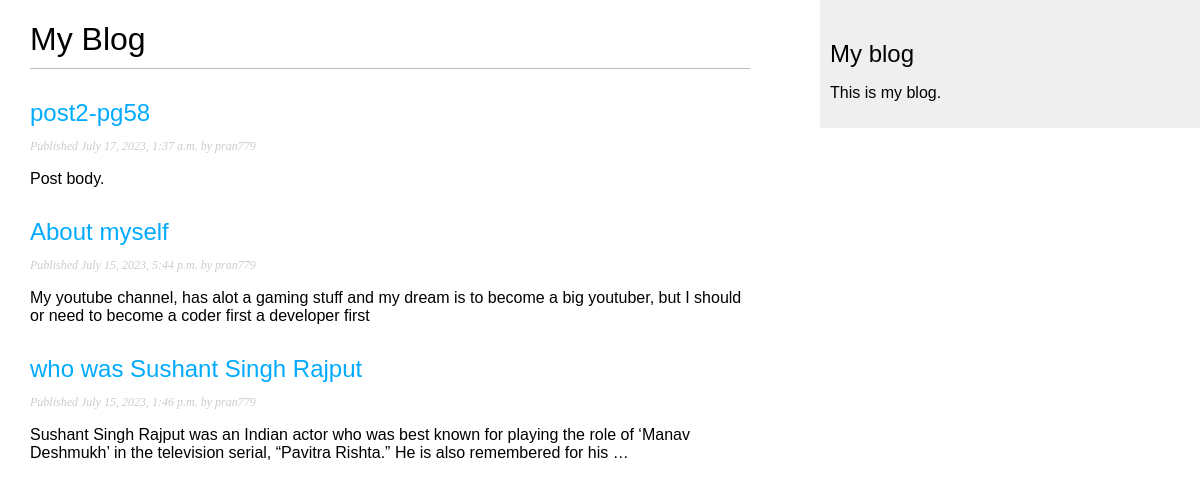
Screenshot of /blog/ with the database file from the repository.
### blog/models.py (models this page shows, shortened)
class Post(models.Model):
    class Status(models.TextChoices):
        DRAFT = 'DF', 'Draft'
        PUBLISHED = 'PB', 'Published'
    title = models.CharField(max_length=250)
    slug = models.SlugField(max_length=250)
    author = models.ForeignKey(User,
                               on_delete=models.CASCADE,
                               related_name='blog_posts')
    body = models.TextField()
    publish = models.DateTimeField(default=timezone.now)
    created = models.DateTimeField(auto_now_add=True)
    updated = models.DateTimeField(auto_now=True)
    status = models.CharField(max_length=2,
                              choices=Status.choices,
                              default=Status.DRAFT)
    objects = models.Manager()  # The default manager.
    published = PublishedManager()  # Our custom manager.
    class Meta:
        ordering = ['-publish']
        indexes = [
            models.Index(fields=['-publish']),
        ]

### blog/views.py (the view)
# urls.py: path('', views.post_list, name='post_list'),
def post_list(request):
    posts = Post.published.all()
    return render(request,
                  'blog/post/list.html',
                  {'posts': posts})

### blog/models.py (called while the page is built)
    def get_queryset(self):
        return super().get_queryset()\
            .filter(status=Post.Status.PUBLISHED)

### blog/templates/blog/post/list.html (shortened to what this page needs)
{% extends "blog/base.html" %}
{% block content %}
    <h1>My Blog</h1>
    {% for post in posts %}
        <h2>
            <a href="{% url 'blog:post_detail' post.id %}">
                {{ post.title }}
            </a>
        </h2>
        <p class="date">
            Published {{ post.publish }} by {{ post.author }}
        </p>
        {{ post.body |truncatewords:30|linebreaks }}
    {% endfor %}
{% endblock %}

### blog/templates/blog/base.html (shortened to what this page needs)
{% load static %}
<!DOCTYPE html>
<html>
    <head>
        <link href="{% static "css/blog.css" %}" rel="stylesheet">
    </head>
    <body>
        <div id="content">
            {% block content %}
            {% endblock %}
        </div>
        <div id="sidebar">
            <h2>My blog</h2>
            <p>This is my blog.</p>
        </div>
    </body>
</html>

### blog/static/css/blog.css (style rules this page uses)
body { margin: 0; padding: 0; font-family: helvetica, sans-serif; }
a { color: #00abff; text-decoration: none; }
h1 { font-weight: normal; border-bottom: 1px solid #bbb; padding: 0 0 10px 0; }
h2 { font-weight: normal; margin: 30px 0 0; }
#content { float: left; width: 60%; padding: 0 0 0 30px; }
#sidebar { float: right; width: 30%; padding: 10px; background: #efefef; height: 100%; }
p.date { color: #ccc; font-family: georgia, serif; font-size: 12px; font-style: italic; }

### rows the page displays
Post: title "post2-pg58", publish "July 17, 2023, 1:37 a.m.", author "pran779", body "Post body."
Post: title "About myself", publish "July 15, 2023, 5:44 p.m.", author "pran779", body "My youtube channel, has alot a gaming stuff and my dream is to become a big youtuber, but I should or need to become a coder first a developer first"
Post: title "who was Sushant Singh Rajput", publish "July 15, 2023, 1:46 p.m.", author "pran779", body "Sushant Singh Rajput was an Indian actor who was best known for playing the role of ‘Manav Deshmukh’ in the television serial, “Pavitra Rishta.” He is also remembered for his …"
